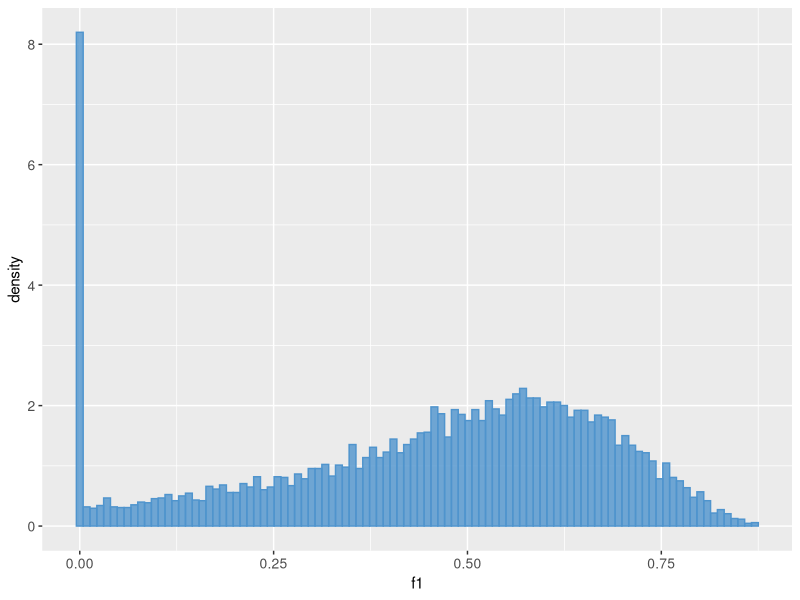

The R script that drew this image:
library(ggplot2)
getwd()
setwd("D:/0_code_R_/Monte Carlo Simulation")
rm(list=ls())

m=0 #D200Hg value of sample
min=m-0.03 #value-SD
max=m+0.03 #value+SD
x=1 #counter
y=1 #counter
z=1 #counter
n=10000 #number of simulations

#creating a data frame
columns <- c('Hg0','HgII','Sample','f1')
dat <- data.frame(matrix(nrow=n,ncol=length(columns)))
colnames(dat) <- columns

#pseudorandom number generation
#Hg(0): isotope signature of Hg(0) end-member
for (i in 1:1e+10){
  Hg0 <- -0.07 + rnorm(1)*0.02
  if(Hg0 <= -0.05 & Hg0 >= -0.09){
    dat[x,1] = Hg0
    x=x+1
  }
  if(x>n){
    break
  }
}

#Hg(II): isotope signature of Hg(II) end-member
for (i in 1:1e+10){
  HgII <- 0.07 + rnorm(1)*0.08
  if(HgII <= 0.15 & HgII >= -0.01){
    dat[y,2] = HgII
    y=y+1
  }
  if(y>n){
    break
  }
}

#Sample: isotope signature of each sample
for (i in 1:1e+10){
  Sample <- m + rnorm(1)*0.03
  if(Sample >= min & Sample<= max){
    dat[z,3] = Sample
    z=z+1
  }
  if(z>n){
    break
  }
}

#Calculation of f1
#f1:fraction of Hg(0)
for (i in 1:n) {
  if (dat[i,3] < dat[i,1]) dat[i,4] <- 1
  else if (dat[i,3] < dat[i,2] & dat[i,3] > dat[i,1]) dat[i,4] <- (dat[i,2]-dat[i,3])/(dat[i,2]-dat[i,1])
  else if (dat[i,3] > dat[i,2]) dat[i,4] <- 0
}

#plot
p <- ggplot(mapping = aes(x = dat$f1, y = ..density..)) +
  geom_histogram(fill = "steelblue3", alpha = .8,
                 col = "steelblue3", bins = 100) +
  xlab("f1") +
  theme(axis.text = element_text(size = 10))
p

#mean and SD of f1
round(mean(dat$f1),2)
round(sd(dat$f1),2)
